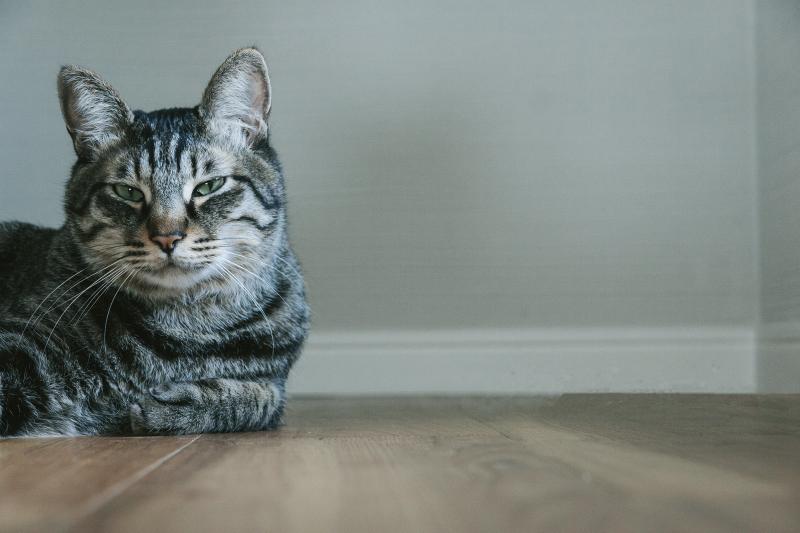
%> input picture org_img/NEKO.jpg, 1600 x 1066 px (shown at 1/2 size)
$ octave kadai2.m   (GNU Octave 9; MATLAB toolbox functions it lacks are replaced by stand-ins)
%> lines starting %> are read from the running program, lines starting %| are printed output that depends on the picture; in (x1, y1, x2, y2) boxes, pixels count from 0 and x2, y2 are one past the last pixel; in counts of white or black regions, pixels touching at a corner belong together; the program's own positions count from 1
% 壽戣俀丂奒挷悢偲媈帡椫妔
% 俀奒挷丆係奒挷丆俉奒挷偺夋憸傪惗惉偣傛丏

clear; % 曄悢偺僆乕儖僋儕傾

ORG=imread('org_img/NEKO.jpg'); % 尨夋憸偺擖椡
%> ORG is the input picture: size 1066x1600x3 uint8; mean R, G, B 125.2, 132.5, 128.2
ORG = rgb2gray(ORG); colormap(gray); colorbar;
imagesc(ORG); axis image; % 夋憸偺昞帵
pause; % 堦帪掆巭

% 俀奒挷夋憸偺惗惉
IMG = ORG>128;
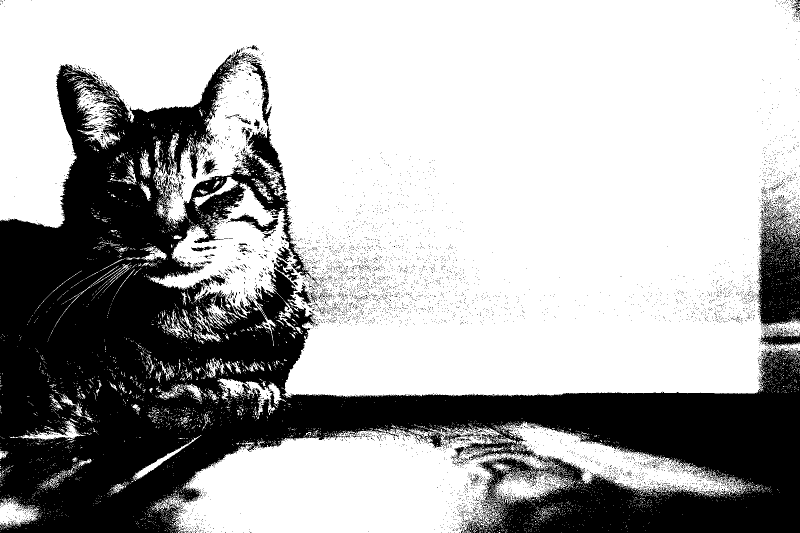
%> IMG: size 1066x1600 logical (shown at 1/2 size); 67.4% white; 6886 black regions (6802 under 20 px), largest, box (x1, y1, x2, y2) and area: (0, 98, 1600, 1066) 520062, (1514, 403, 1600, 653) 14349, (492, 121, 543, 253) 1446
imagesc(IMG); colormap(gray); colorbar;  axis image;
pause;

% 係奒挷夋憸偺惗惉
IMG0 = ORG>64;
%> IMG0: size 1066x1600 logical; 90.4% white; 1971 black regions (1831 under 20 px), largest, box (x1, y1, x2, y2) and area: (0, 209, 605, 876) 135456, (376, 796, 561, 873) 4256, (288, 756, 429, 841) 2221
IMG1 = ORG>128;
IMG2 = ORG>192;
%> IMG2: size 1066x1600 logical; 0.84% white; 861 white regions (817 under 20 px), largest, box (x1, y1, x2, y2) and area: (350, 470, 544, 620) 3505, (432, 238, 505, 302) 1475, (435, 446, 521, 490) 1323
IMG = IMG0 + IMG1 + IMG2;
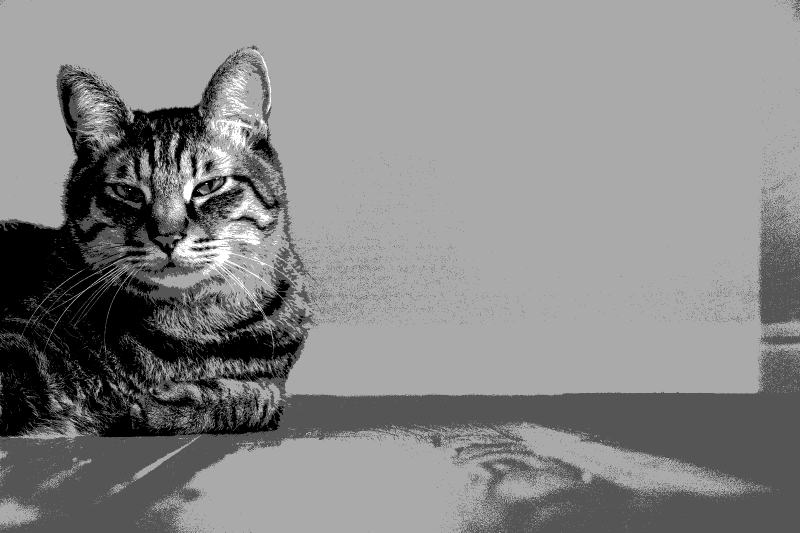
%> IMG: size 1066x1600 double (shown at 1/2 size); min 0, max 3, mean 1.59; drawn with min black and max white
imagesc(IMG); colormap(gray); colorbar;  axis image;
pause;

% 8奒挷夋憸偺惗惉
IMG0 = ORG>32;
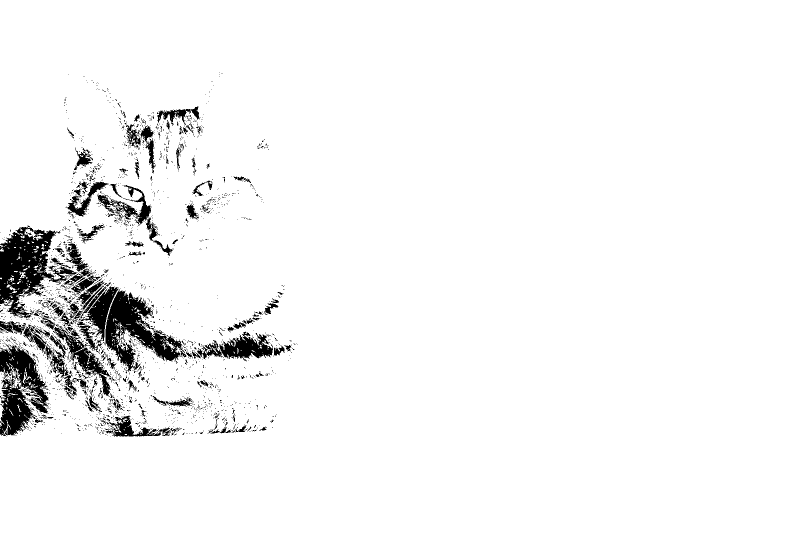
%> IMG0: size 1066x1600 logical (shown at 1/2 size); 95.6% white; 2297 black regions (2130 under 20 px), largest, box (x1, y1, x2, y2) and area: (0, 451, 154, 636) 11996, (211, 577, 373, 744) 10219, (0, 685, 99, 872) 9604
IMG1 = ORG>64;
IMG2 = ORG>96;
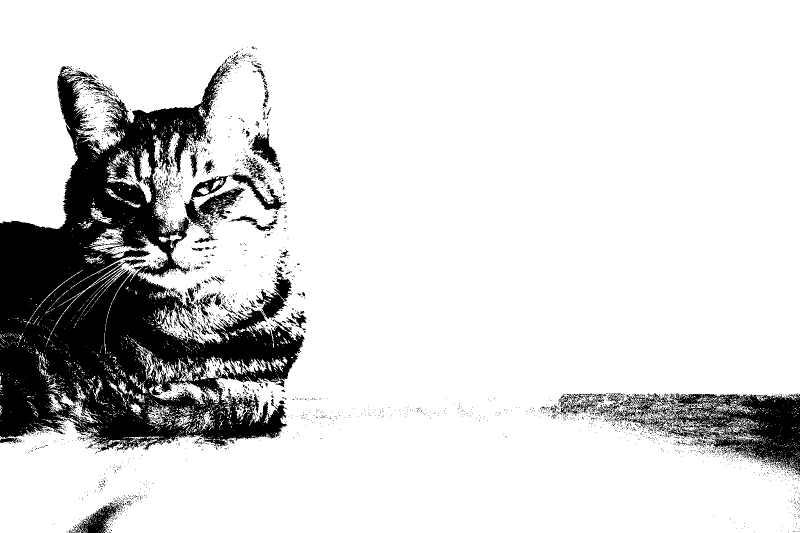
%> IMG2: size 1066x1600 logical (shown at 1/2 size); 84.5% white; 2842 black regions (2729 under 20 px), largest, box (x1, y1, x2, y2) and area: (0, 131, 609, 902) 215705, (1183, 787, 1600, 950) 25740, (512, 543, 584, 638) 2728
IMG3 = ORG>128;
IMG4 = ORG>160;
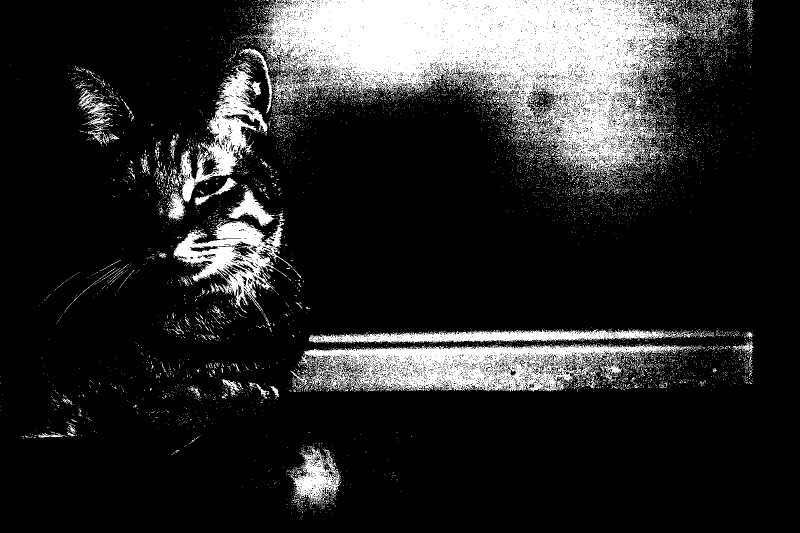
%> IMG4: size 1066x1600 logical (shown at 1/2 size); 16.2% white; 8395 white regions (8169 under 20 px), largest, box (x1, y1, x2, y2) and area: (522, 0, 1366, 361) 152568, (602, 687, 1383, 783) 39679, (346, 443, 603, 626) 15246
IMG5 = ORG>192;
IMG6 = ORG>224;
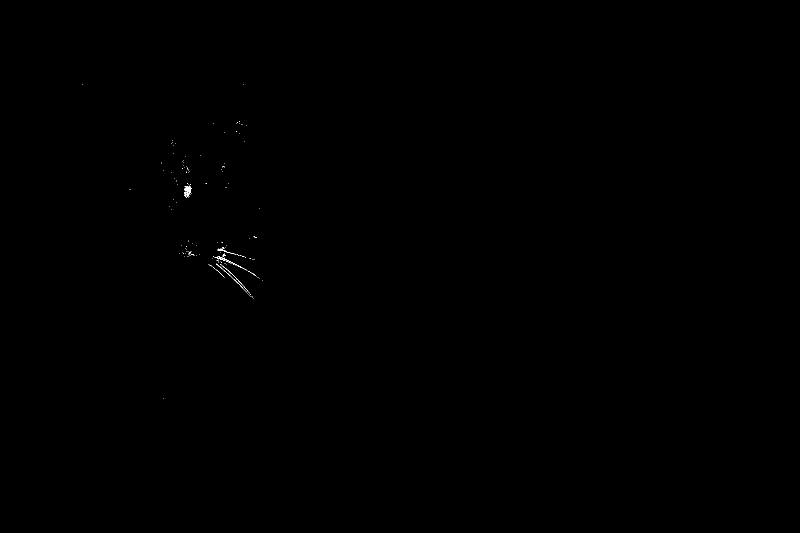
%> IMG6: size 1066x1600 logical (shown at 1/2 size); 0.05% white in thin lines or dots, all inside (x1, y1, x2, y2) = (165, 168, 525, 797)
IMG = IMG0 + IMG1 + IMG2 + IMG3 + IMG4 + IMG5 + IMG6;
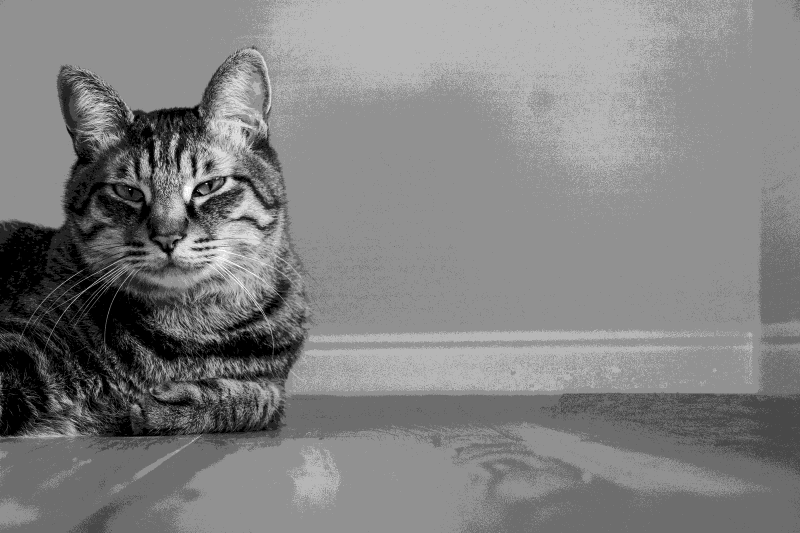
%> IMG: size 1066x1600 double (shown at 1/2 size); min 0, max 7, mean 3.55; drawn with min black and max white
imagesc(IMG); colormap(gray); colorbar;  axis image;
pause;
